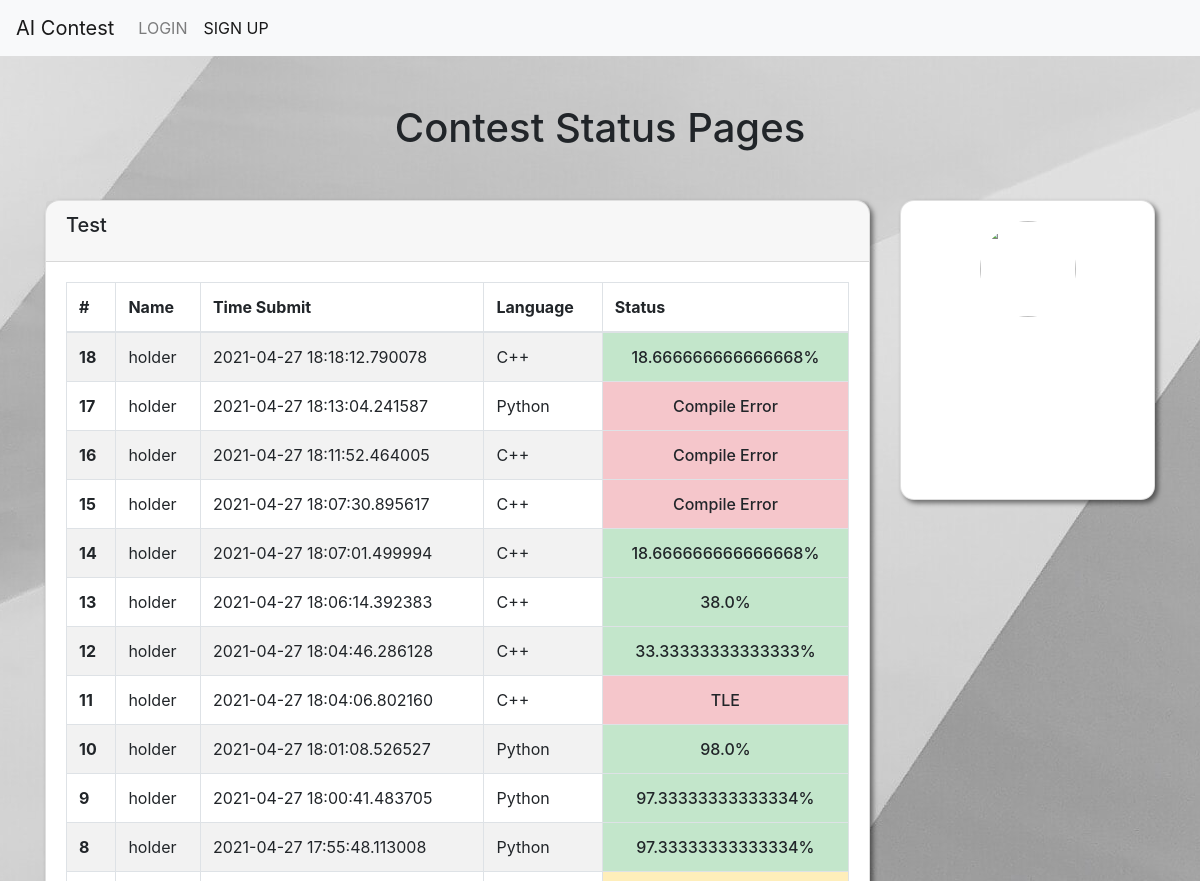
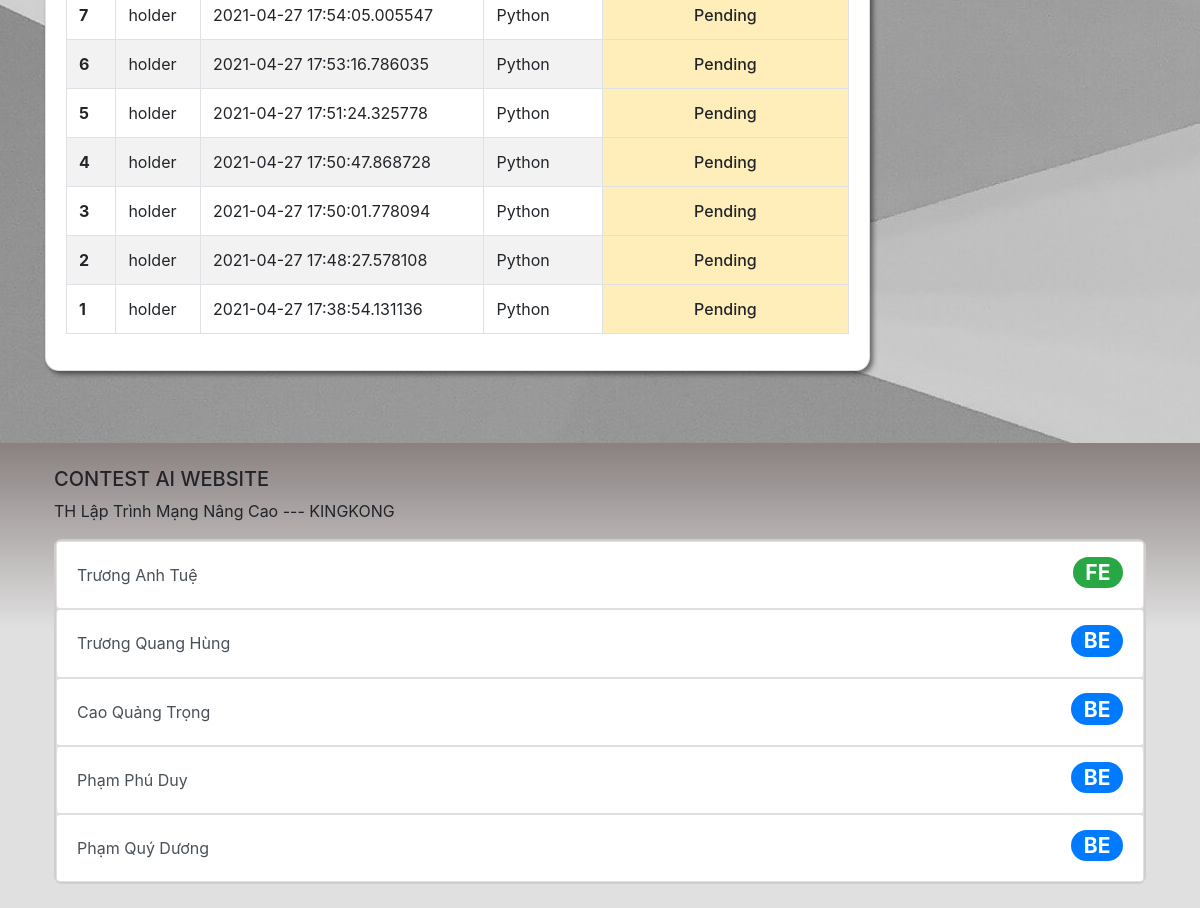
The app's page /contest/status/1 with its own data (2 pictures, top to bottom).
### ContestAdmin/models.py (models this page shows, shortened)
class Contest(models.Model):
    IDUser = models.CharField(max_length=100)
    Title = models.TextField()
    Description = models.TextField()
    LinkContest = models.CharField(max_length=100)
    LinkDataTrain = models.CharField(max_length=100)
    LinkDataTest = models.CharField(max_length=100)
    LinkTester = models.CharField(max_length=100)
    TimeRegister = models.DateTimeField()
    TimeStart = models.DateTimeField()
    TimeEnd = models.DateTimeField()
    TimeOut = models.IntegerField()
    IDLanguage = models.CharField(max_length=100, null=True, blank=True)

class Status(models.Model):
    IDcontest = models.CharField(max_length=100)
    IDUser = models.CharField(max_length=100)
    Status = models.CharField(max_length=100)
    TimeSubmit = models.DateTimeField()
    LinkSubmit = models.CharField(max_length=100)

### ContestHolder/views.py (the view)
# urls.py: path('contest/status/<str:id>',  views.ContestStatus.as_view(), name='status'),
class ContestStatus(View):
    def get(self, request,id):
        status = models.Status.objects.filter(IDcontest = id).order_by('-id')
        data = []
        for x in status:
            language = "Error"
            if ".py" in x.LinkSubmit:
                language = 'Python'
            elif ".cpp" in x.LinkSubmit:
                language = 'C++'
            elif ".java" in x.LinkSubmit:
                language = 'Java'
            code = ''
            try:
                with open(x.LinkSubmit, 'r+') as destination:
                    for line in destination:
                        code = code + line
            except:
                code+='File not found'
            tg = {
                'iduser' : x.id,
                'name' : User.objects.get(id = x.IDUser).username,
                'time' : str(x.TimeSubmit),
                'language' : language,
                'status' : x.Status,
                'link' : x.LinkSubmit,
                'code' :code
            }
            data.append(tg)
        selectedContest = models.Contest.objects.filter(id = id)
        context = {
            'name': request.user.username,
            'dataContests': selectedContest,
            'dataStatus': data
        }
        return render(request,path.templateStatus,context)

### templates/contestStatus/index.html (shortened to what this page needs)
{% extends 'base.html' %}
{% load static %} {% block body %}
<div class="container" style="min-height: 80vh">
  <h1 class="text-center mt-5 mb-5 fade-in">Contest Status Pages</h1>
    <div class="row">
      <div class="col-lg-9 col-sm-12">
        {% for data in dataContests %}
        <div class="card mb-4 fade-in-left">
          <div class="card-header">
            <h5 class="card-title">{{ data.Title }}</h5>
          </div>
          <div class="card-body">
            <table class="table table-striped table-bordered">
              <thead>
                <tr>
                  <th scope="col">#</th>
                  <th scope="col">Name</th>
                  <th scope="col">Time Submit</th>
                  <th scope="col">Language</th>
                  <th scope="col">Status</th>
                </tr>
              </thead>
              <tbody>
                {% for status in dataStatus %}
                <tr>
                  <th scope="row">{{ status.iduser }}</th>
                  <td>{{ status.name }}</td>
                  <td>{{ status.time }}</td>
                  <td>{{ status.language }}</td>
                  <td
                    class="text-center {% if status.status == 'Compile Error' %}table-danger {% elif status.status == 'TLE' %} table-danger {% elif status.status == 'Pending' %} table-warning {% else %}table-success {% endif %} table_status_data"
                  >
                    {{ status.status }}
                  </td>
                </tr>
                {% endfor %}
              </tbody>
            </table>
          </div>
        </div>
        {% endfor %}
      </div>
      <div class="col-lg-3 col-sm-12 pb-4">
        <div class="card card-sidebar fade-in-right">
          <div class="card-body text-center">
            <img
              id="profile-img"
              class="profile-img-card"
              src="{% static 'images/cat.jpg' %}"
            />
          </div>
        </div>
      </div>
    </div>
</div>
{% endblock %}

### static/cssJs/base.css (style rules this page uses)
body { background-image: url("../images/backGround.jpg"); background-repeat: no-repeat; background-attachment: fixed; background-position: center; }
.fade-in { animation: fadeIn ease 0.5s; }
.fade-in-left { animation-name: fadeInLeft; animation-fill-mode: both; animation-duration: 0.5s; }
.fade-in-right { animation-name: fadeInRight; animation-fill-mode: both; animation-duration: 0.5s; }

### records on screen
Contest: Title "Test", iduser "18" "17" "16" "15" "14" "13" "12" "11" "10" "9" "8" "7" "6" "5" "4" "3" "2" "1", time "2021-04-27 18:18:12.790078" "2021-04-27 18:13:04.241587" "2021-04-27 18:11:52.464005" "2021-04-27 18:07:30.895617" "2021-04-27 18:07:01.499994" "2021-04-27 18:06:14.392383" "2021-04-27 18:04:46.286128" "2021-04-27 18:04:06.802160" "2021-04-27 18:01:08.526527" "2021-04-27 18:00:41.483705" "2021-04-27 17:55:48.113008" "2021-04-27 17:54:05.005547" "2021-04-27 17:53:16.786035" "2021-04-27 17:51:24.325778" "2021-04-27 17:50:47.868728" "2021-04-27 17:50:01.778094" "2021-04-27 17:48:27.578108" "2021-04-27 17:38:54.131136", language "C++" "Python" "C++" "C++" "C++" "C++" "C++" "C++" "Python" "Python" "Python" "Python" "Python" "Python" "Python" "Python" "Python" "Python"
Status: status "18.666666666666668%"
Status: status "Compile Error"
Status: status "Compile Error"
Status: status "Compile Error"
Status: status "18.666666666666668%"
Status: status "38.0%"
Status: status "33.33333333333333%"
Status: status "TLE"
Status: status "98.0%"
Status: status "97.33333333333334%"
Status: status "97.33333333333334%"
Status: status "Pending"
Status: status "Pending"
Status: status "Pending"
Status: status "Pending"
Status: status "Pending"
Status: status "Pending"
Status: status "Pending"

### other values on screen
{{ status.name }} "holder" "holder" "holder" "holder" "holder" "holder" "holder" "holder" "holder" "holder" "holder" "holder" "holder" "holder" "holder" "holder" "holder" "holder"
